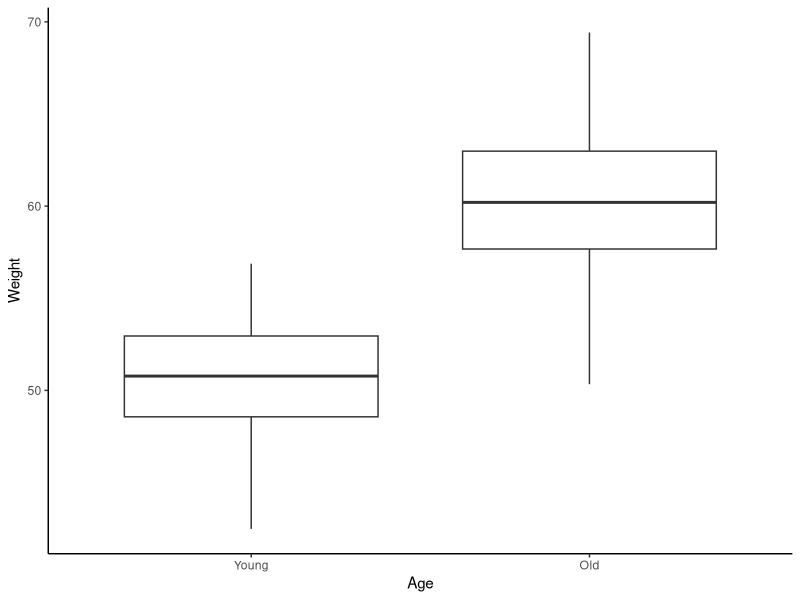
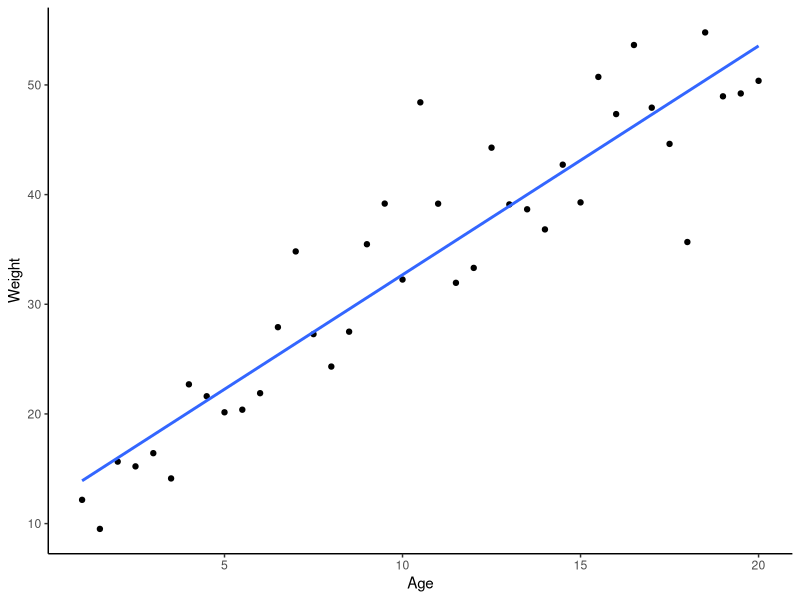

Recreate these plots in R, in order.
## ---- chunk 1
#| echo: false
#| warning: false

set.seed(328)

Weight <- c(rnorm(50, mean = 50, sd = 3), rnorm(50, mean = 60, sd = 3))
Age <- c(rep("Young", 50), rep("Old", 50))


# create data frame
data <- data.frame(Weight, Age)

# ggplot
library(ggplot2)
ggplot(data, aes(x = Age, y = Weight)) +
    geom_boxplot() +
    theme_classic() +
    scale_fill_brewer(palette = "Set1") +
    scale_x_discrete(limits = c("Young", "Old"))
## ---- chunk 2
#| echo: false
#| 
V_max <- 70  # Assume the maximum weight is 70 kg
K_M <- 10    # Assume the Michaelis constant is 10 years

# Generate age data
age <- seq(1, 20, by = 0.5)  # From 1 to 20 years, in 0.5 year increments

# Apply the Michaelis-Menten equation to simulate weight data
weight <- V_max * age / (K_M + age) + rnorm(length(age), mean = 0, sd = 5)

# Create a data frame
data <- data.frame(Age = age, Weight = weight)

# Plot using ggplot2
library(ggplot2)
ggplot(data, aes(x = Age, y = Weight)) +
  geom_point() +  # Use geom_line for continuous data
  geom_smooth(formula = y ~ x, method = "lm", se = FALSE) +
  theme_classic()
